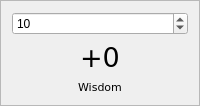
            <widget class="QFrame" name="frame_9">
             <property name="frameShape">
              <enum>QFrame::StyledPanel</enum>
             </property>
             <layout class="QVBoxLayout" name="verticalLayout_11">
              <item>
               <widget class="QSpinBox" name="spinBox_6">
                <property name="maximum">
                 <number>20</number>
                </property>
                <property name="value">
                 <number>10</number>
                </property>
               </widget>
              </item>
              <item>
               <widget class="QLabel" name="label_15">
                <property name="font">
                 <font>
                  <family>DejaVu Sans</family>
                  <pointsize>20</pointsize>
                 </font>
                </property>
                <property name="text">
                 <string>+0</string>
                </property>
                <property name="alignment">
                 <set>Qt::AlignHCenter|Qt::AlignTop</set>
                </property>
               </widget>
              </item>
              <item>
               <widget class="QLabel" name="label_14">
                <property name="font">
                 <font>
                  <family>DejaVu Sans</family>
                  <pointsize>8</pointsize>
                 </font>
                </property>
                <property name="text">
                 <string>Wisdom</string>
                </property>
                <property name="alignment">
                 <set>Qt::AlignHCenter|Qt::AlignTop</set>
                </property>
               </widget>
              </item>
             </layout>
            </widget>
